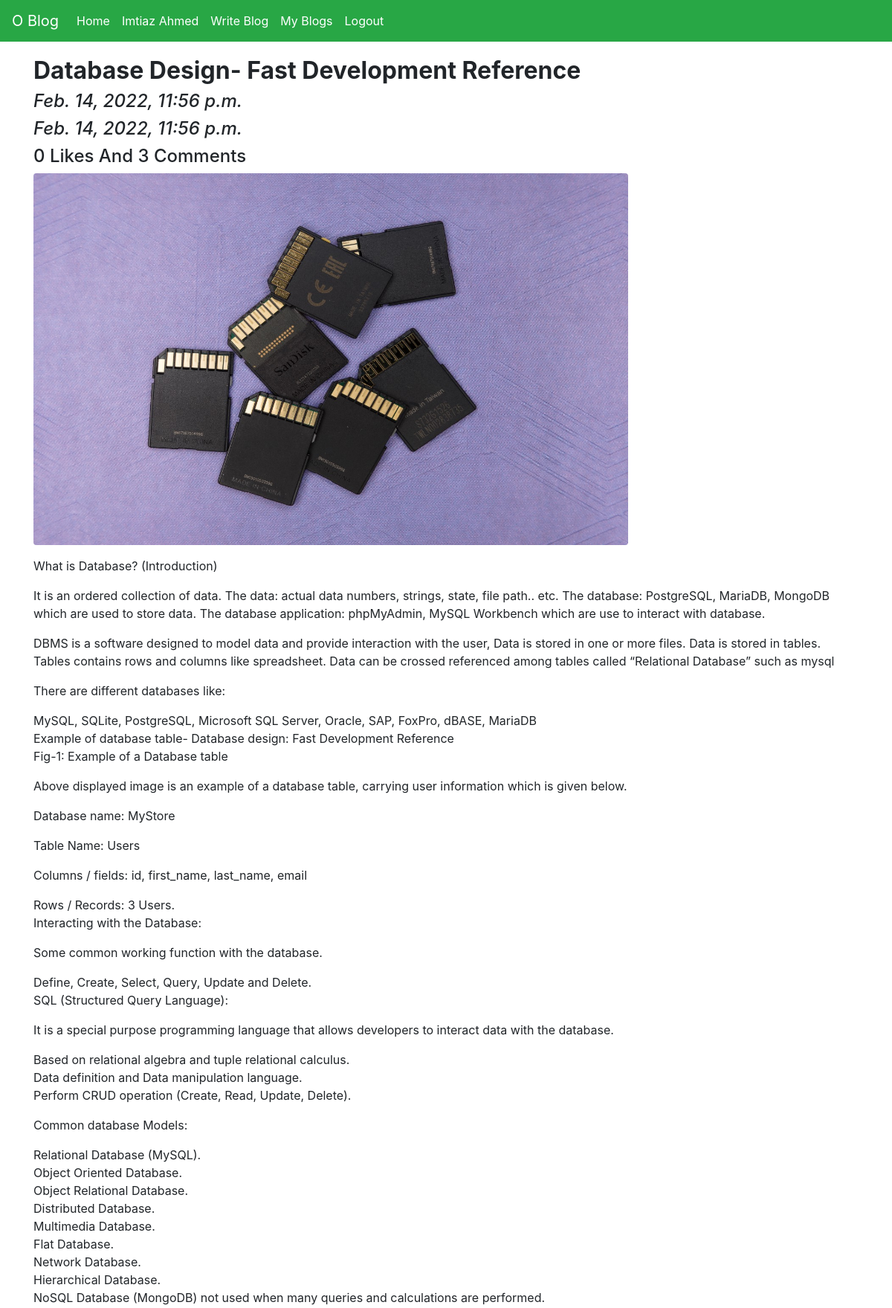
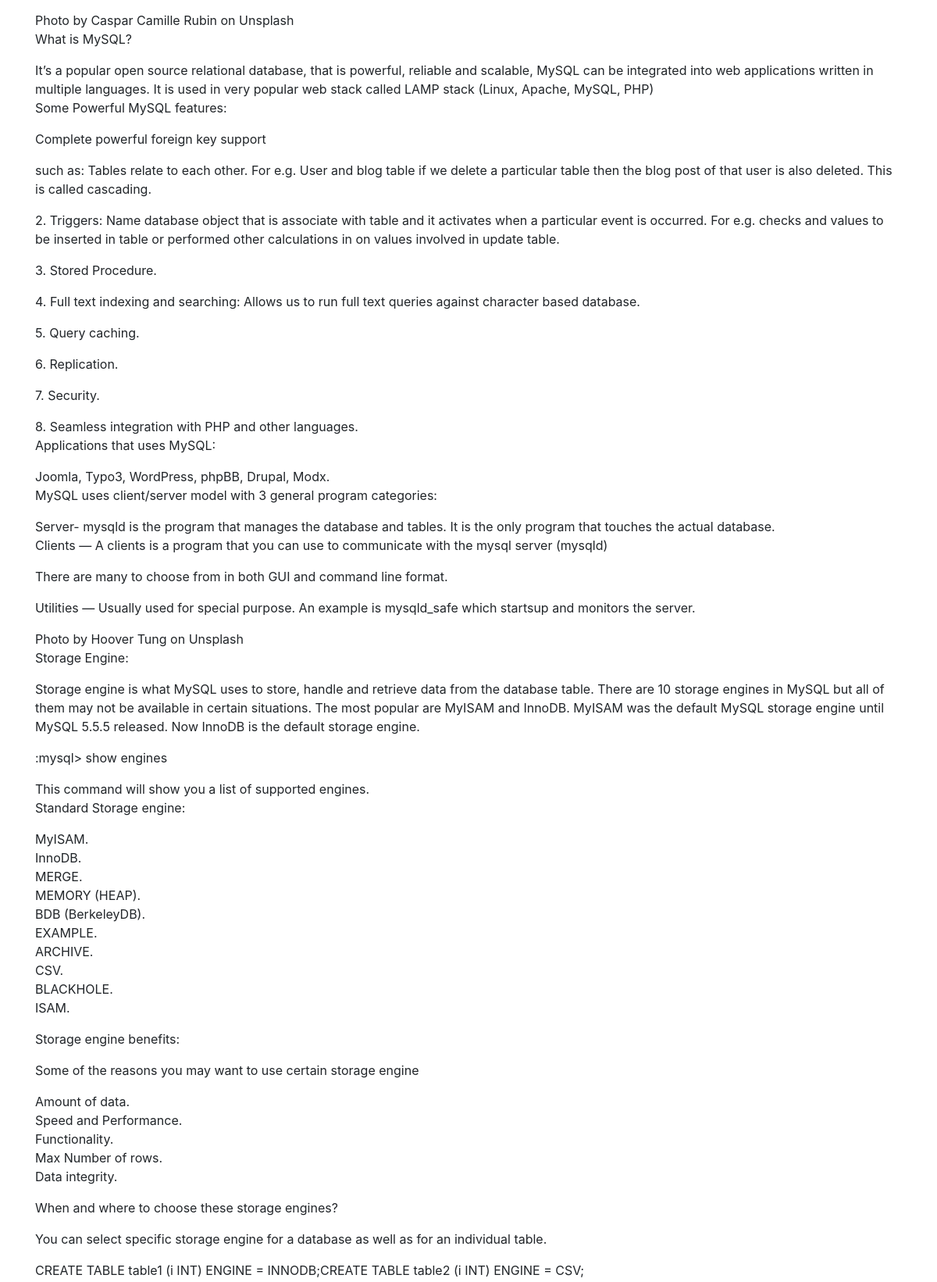
The app's page /blogs/details/Database-Design--Fast-Development-Reference-2dd75955-1f37-488c-96e3-3c2265b16066/ (signed in, upper part) with its own data (2 pictures, top to bottom).
### App_Blog/models.py (models this page shows, shortened)
class Blog(models.Model):
    author=models.ForeignKey(User,related_name='post_author',on_delete=models.CASCADE)
    blog_title=models.CharField(max_length=264,verbose_name='Blog Title')
    slug=models.SlugField(max_length=264,unique=True)
    blog_content=models.TextField(verbose_name='whats in your Mide')
    blog_image=models.ImageField(upload_to='Blog_Images',verbose_name='Image')
    blog_publish_date=models.DateTimeField(auto_now_add=True)
    blog_update_date=models.DateTimeField( auto_now=True)

### App_Blog/views.py (the view, shortened to what this page needs)
# urls.py: path('details/<str:slug>/', views.blog_details, name='details'),
@login_required
def blog_details(request, slug):
    blog= Blog.objects.get(slug=slug)
    user_comment=CommentForm()
    already_liked=Likes.objects.filter(blog=blog, user=request.user)
    if already_liked:
        liked=True
    else:
        liked=False
    return render(request,'App_Blog/blog_details.html', context={'blog':blog, 'user_comment':user_comment, 'liked':liked})

### templates/App_Blog/blog_details.html (shortened to what this page needs)
{% extends 'base.html' %}
{% load crispy_forms_tags %}
{% block body_block %}
<div class="row">
    <div class="col-sm-12">
        <h2><b>{{blog.blog_title}}</b></h2>
        <h4><i>{{blog.blog_publish_date}}</i></h4>
        <h4><i>{{blog.blog_update_date}}</i></h4>
        <h4>{{blog.liked_blog.count}} Likes And {{blog.blog_comment.count}} Comments </h4>
        <img src="/media/{{blog.blog_image}}" class="rounded "width="800px" height="500px">
        <p>{{blog.blog_content | linebreaks }}</p>
    </div>
</div>
<br>
{% endblock %}

### templates/base.html (shortened to what this page needs)
<!doctype html>
<html lang="en">
  <head>
    <link rel="stylesheet" href="https://stackpath.bootstrapcdn.com/bootstrap/4.4.1/css/bootstrap.min.css">
    <link rel="stylesheet" href="https://cdnjs.cloudflare.com/ajax/libs/font-awesome/4.7.0/css/font-awesome.min.css">
  </head>
  <body>
    <nav class="navbar navbar-expand-lg navbar-light bg-success">
        <div class="collapse navbar-collapse" id="navbarTogglerDemo01">
          <a class="navbar-brand" style="color: #FFFFFF" href="{% url 'index' %}">O Blog</a>
          <ul class="navbar-nav mr-auto mt-2 mt-lg-0">
            {% if user.is_authenticated %}
            <li class="nav-item active">
              <a class="nav-link" style="color: #FFFFFF" href="{% url 'index' %}">Home <span class="sr-only">(current)</span></a>
            </li>
            <li class="nav-item">
              <a class="nav-link" style="color: #FFFFFF" href="{% url 'App_login:profile' %}">{{user.first_name}} {{user.last_name}}</a>
            </li>
            <li class="nav-item">
              <a class="nav-link" style="color: #FFFFFF" href="{% url 'App_Blog:write_blog' %}">Write Blog </a>
            </li>
            <li class="nav-item">
              <a class="nav-link" style="color: #FFFFFF" href="{% url 'App_Blog:my_blogs' %}">My Blogs </a>
            </li>
            <li class="nav-item">
              <a class="nav-link" style="color: #FFFFFF" href="{% url 'App_login:logout' %}">Logout</a>
            </li>
          </ul>
          {% endif %}
        </div>
      </nav>
<div class="container" style="padding-top:20px">
      {% block body_block %}
      {% endblock %}
</div>
  </body>
</html>

### records on screen
Blog: blog_title "Database Design- Fast Development Reference", blog_publish_date "Feb. 14, 2022, 11:56 p.m.", blog_update_date "Feb. 14, 2022, 11:56 p.m.", liked_blog.count "0", blog_comment.count "3", blog_image (picture), blog_content "What is Database? (Introduction) It is an ordered collection of data. The data: actual data numbers, strings, state, file path.. etc. The database: PostgreSQL, MariaDB, MongoDB which are used to store data. The database application: phpMyAdmin, MySQL Workbench which are use to interact with database. DBMS is a software designed to model data and provide interaction with the user, Data is stored in one or more files. Data is stored in tables. Tables contains rows and columns like spreadsheet. Data can be crossed referenced among tables called “Relational Database” such as mysql There are different databases like: MySQL, SQLite, PostgreSQL, Microsoft SQL Server, Oracle, SAP, FoxPro, dBASE,…"

### other values on screen
{{ user.first_name }} "Imtiaz"
{{ user.last_name }} "Ahmed"
